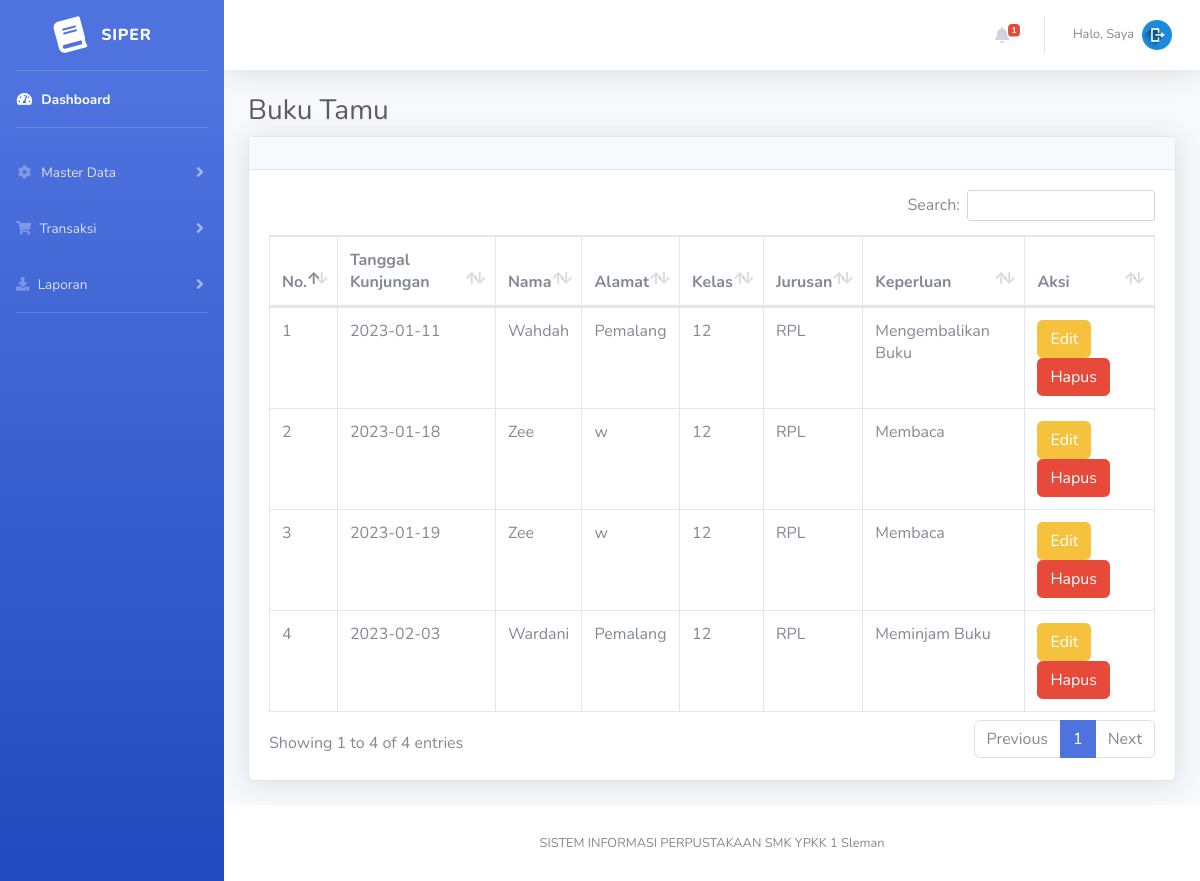
/admin/data_bukutamu.php, run on the app's committed database.
### tables this page shows
CREATE TABLE `tbl_bukutamu` (
  `id_bukutamu` int(11) NOT NULL,
  `tgl_kunjungan` date NOT NULL,
  `nama` varchar(255) NOT NULL,
  `alamat` varchar(255) NOT NULL,
  `kelas` int(11) NOT NULL,
  `jurusan` varchar(255) NOT NULL,
  `keperluan` enum('Membaca','Meminjam Buku','Mengembalikan Buku','Mengerjakan Tugas') NOT NULL
);

### admin/data_bukutamu.php (the view, shortened to what this page needs)
<?php
include "header_admin.php";
include "sidebar_admin.php";
?>
<div class="container-fluid">
    <h1 class="h3 mb-2 text-gray-800">Buku Tamu</h1>
    <div class="card shadow mb-4">
        <div class="card-header py-3">
        </div>
        <div class="card-body">
            <div class="table-responsive">
                <table class="table table-bordered" id="dataTable" width="100%" cellspacing="0">
                    <thead>
                        <tr>
                            <th>No.</th>
                            <th>Tanggal Kunjungan</th>
                            <th>Nama</th>
                            <th>Alamat</th>
                            <th>Kelas</th>
                            <th>Jurusan</th>
                            <th>Keperluan</th>
                            <th>Aksi</th>
                        </tr>
                    </thead>
                    <tbody>
                        <?php
                        $no=1;
                        $query = "SELECT *FROM tbl_bukutamu";
                        $result = mysqli_query($koneksi, $query);
                        while ($row = mysqli_fetch_assoc($result))
                        {
                           ?>
                           <tr>
                            <td><?php echo $no++; ?></td>
                            <td><?php echo $row['tgl_kunjungan']; ?></td>
                            <td><?php echo $row['nama']; ?></td>
                            <td><?php echo $row['alamat']; ?></td>
                            <td><?php echo $row['kelas']; ?></td>
                            <td><?php echo $row['jurusan']; ?></td>
                            <td><?php echo $row['keperluan']; ?></td>
                            <td>
                                <a href="edit_bukutamu.php?id=<?php echo $row['id_bukutamu']; ?>" class="btn btn
                                    btn-warning">Edit</a>
                                    <a href="hapus_bukutamu.php?id=<?php echo $row['id_bukutamu']; ?>" class="btn btn
                                        btn-danger" onclick="return confirm('Anda Yakin Akan Menghapus?')">Hapus</a>
                                    </td>
                                </tr>
                                <?php } ?>
                            </tbody>
                        </table>
                    </div>
                </div>
            </div>
        </div>
        <?php
        include "footer_admin.php";
        ?>

### data on the page
tbl_bukutamu: tgl_kunjungan "2023-01-11", nama "Wahdah", alamat "Pemalang", kelas "12", jurusan "RPL", keperluan "Mengembalikan Buku"
tbl_bukutamu: tgl_kunjungan "2023-01-18", nama "Zee", alamat "w", kelas "12", jurusan "RPL", keperluan "Membaca"
tbl_bukutamu: tgl_kunjungan "2023-01-19", nama "Zee", alamat "w", kelas "12", jurusan "RPL", keperluan "Membaca"
tbl_bukutamu: tgl_kunjungan "2023-02-03", nama "Wardani", alamat "Pemalang", kelas "12", jurusan "RPL", keperluan "Meminjam Buku"

### other printed values
$count "1"
